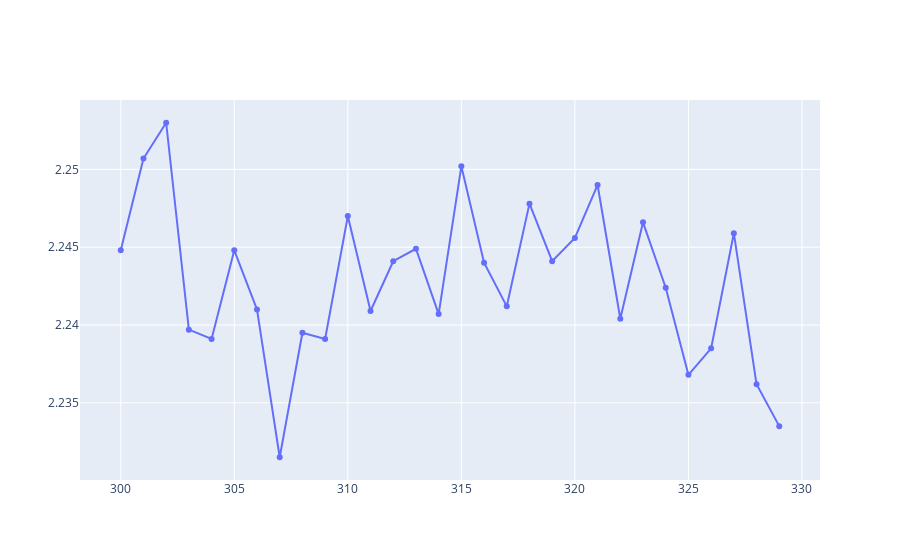

Notebook code cell kept with this figure:
### Code cell
# n_estimators
rmse_arr = {}
for i in range(300, 330):
    v = i
    regr = RandomForestRegressor(max_depth=7, 
                             n_estimators=v)
    regr.fit(en_train, data_train.price)  

    pred = regr.predict(en_test)
    ret = car_price_evaluate(data_test, pred, 1)
    rmse_arr[v] = ret['rmse']
print(ret)
print(f'best_rmse: {min(list(rmse_arr.values()))}')
draw_lines(list(rmse_arr.keys()), [list(rmse_arr.values())], ['a'])

### Figure 1 — Plotly figure (JSON) as saved in the notebook; plotly's stock layout.template omitted (floating-point values rounded to 4 significant figures)
{"data": [{"mode": "lines+markers", "name": "a", "type": "scatter", "x": [300, 301, 302, 303, 304, 305, 306, 307, 308, 309, 310, 311, 312, 313, 314, 315, 316, 317, 318, 319, 320, 321, 322, 323, 324, 325, 326, 327, 328, 329], "y": [2.245, 2.251, 2.253, 2.24, 2.239, 2.245, 2.241, 2.232, 2.24, 2.239, 2.247, 2.241, 2.244, 2.245, 2.241, 2.25, 2.244, 2.241, 2.248, 2.244, 2.246, 2.249, 2.24, 2.247, 2.242, 2.237, 2.239, 2.246, 2.236, 2.233]}], "layout": {}}
